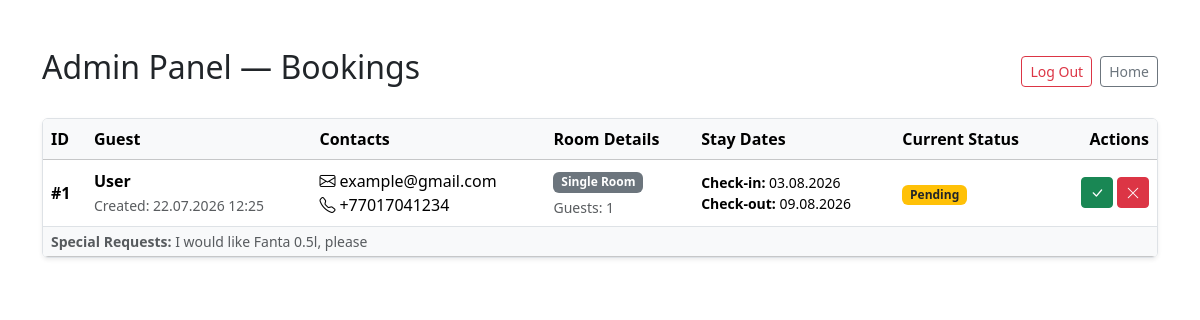
Page /backdoor/manage_panel/ (signed in) on the committed database.
### besthotel/models.py (models this page shows, shortened)
class Booking(models.Model):
    ROOM_CHOICES = [
        ('SINGLE', 'Single Room'),
        ('DOUBLE', 'Double Room'),
        ('SUITE', 'Deluxe Suite'),
    ]
    STATUS_CHOICES = [
        ('PENDING', 'Pending'),
        ('CONFIRMED', 'Confirmed'),
        ('CANCELLED', 'Cancelled'),
    ]
    guest_name = models.CharField(max_length=150, verbose_name="Guest's name")
    guest_email = models.EmailField(verbose_name="Email")
    guest_phone = models.CharField(max_length=20, verbose_name="Phone number")
    room_type = models.CharField(max_length=20, choices=ROOM_CHOICES, verbose_name="Room type")
    check_in = models.DateField(verbose_name="Check-in date")
    check_out = models.DateField(verbose_name="Departure date")
    guests_count = models.PositiveIntegerField(default=1, verbose_name="Number of guests")
    special_requests = models.TextField(blank=True, null=True, verbose_name="Special requests")
    status = models.CharField(max_length=20, choices=STATUS_CHOICES, default='PENDING', verbose_name="Status")
    created_at = models.DateTimeField(default=timezone.now, verbose_name="Request creation date")
    class Meta:
        verbose_name = "Booking"
        verbose_name_plural = "Booking"
        ordering = ['-created_at']

### besthotel/views.py (the view, shortened to what this page needs)
# urls.py: path('backdoor/manage_panel/',admin_page,name='admin_page'),
@login_required(login_url='admin_login')
def admin_page(request):
    bookings = Booking.objects.all()
    return render(request, 'admin.html', {'bookings': bookings})

### besthotel/templates/admin.html (shortened to what this page needs)
{% load static %}
<!DOCTYPE html>
<html lang="en">
<head>
    <link rel="stylesheet" href="{% static 'css/styles.css' %}">
    <link href="https://cdn.jsdelivr.net/npm/bootstrap@5.3.8/dist/css/bootstrap.min.css" rel="stylesheet">
    <link rel="stylesheet" href="https://cdn.jsdelivr.net/npm/bootstrap-icons@1.13.1/font/bootstrap-icons.min.css">
</head>
<body>
    <div class="container my-5">
        <div class="d-flex justify-content-between align-items-center mb-4">
            <h2>Admin Panel — Bookings</h2>
            <div class="d-flex gap-2">
                <a href="{% url 'admin_logout' %}" class="btn btn-outline-danger btn-sm">Log Out</a>
                <a href="{% url 'index' %}" class="btn btn-outline-secondary btn-sm">Home</a>
            </div>
        </div>
        <div class="table-responsive shadow-sm rounded border">
            <table class="table table-hover align-middle mb-0 bg-white">
                <thead class="table-light">
                    <tr>
                        <th>ID</th>
                        <th>Guest</th>
                        <th>Contacts</th>
                        <th>Room Details</th>
                        <th>Stay Dates</th>
                        <th>Current Status</th>
                        <th class="text-end">Actions</th>
                    </tr>
                </thead>
                <tbody>
                    {% for booking in bookings %}
                    <tr>
                        <td><strong>#{{ booking.id }}</strong></td>
                        <td>
                            <div class="fw-bold">{{ booking.guest_name }}</div>
                            <small class="text-muted">Created: {{ booking.created_at|date:"d.m.Y H:i" }}</small>
                        </td>
                        <td>
                            <div><i class="bi bi-envelope me-1"></i>{{ booking.guest_email }}</div>
                            <div><i class="bi bi-telephone me-1"></i>{{ booking.guest_phone }}</div>
                        </td>
                        <td>
                            <span class="badge bg-secondary">{{ booking.get_room_type_display }}</span>
                            <div class="small text-muted mt-1">Guests: {{ booking.guests_count }}</div>
                        </td>
                        <td>
                            <div class="small"><strong>Check-in:</strong> {{ booking.check_in|date:"d.m.Y" }}</div>
                            <div class="small"><strong>Check-out:</strong> {{ booking.check_out|date:"d.m.Y" }}</div>
                        </td>
                        <td>
                            {% if booking.status == 'PENDING' %}
                                <span class="badge bg-warning text-dark">Pending</span>
                            {% elif booking.status == 'CONFIRMED' %}
                                <span class="badge bg-success">Confirmed</span>
                            {% else %}
                                <span class="badge bg-danger">Cancelled</span>
                            {% endif %}
                        </td>
                        <td class="text-end">
                            <form method="POST" class="d-inline-flex gap-1">
                                {% if booking.status != 'CONFIRMED' %}
                                <button type="submit" name="status" value="CONFIRMED" class="btn btn-sm btn-success" title="Confirm">
                                    <i class="bi bi-check-lg"></i>
                                </button>
                                {% endif %}
                                {% if booking.status != 'CANCELLED' %}
                                <button type="submit" name="status" value="CANCELLED" class="btn btn-sm btn-danger" title="Cancel">
                                    <i class="bi bi-x-lg"></i>
                                </button>
                                {% endif %}
                            </form>
                        </td>
                    </tr>
                    {% if booking.special_requests %}
                    <tr class="table-light">
                        <td colspan="7" class="small text-muted py-1">
                            <strong>Special Requests:</strong> {{ booking.special_requests }}
                        </td>
                    </tr>
                    {% endif %}
                    {% empty %}
                    <tr>
                        <td colspan="7" class="text-center py-4 text-muted">No booking requests found.</td>
                    </tr>
                    {% endfor %}
                </tbody>
            </table>
        </div>
    </div>
</body>
</html>

### static/css/styles.css (style rules this page uses)
body { background-color: #ffffff; color: #212529; transition: background-color 0.4s ease-in-out, color 0.4s ease-in-out; }

### rows in the picture
Booking: id "1", guest_name "User", created_at "22.07.2026 12:25", guest_email "example@gmail.com", guest_phone "+77017041234", room_type "Single Room", guests_count "1", check_in "03.08.2026", check_out "09.08.2026", status "Pending", special_requests "I would like Fanta 0.5l, please"
